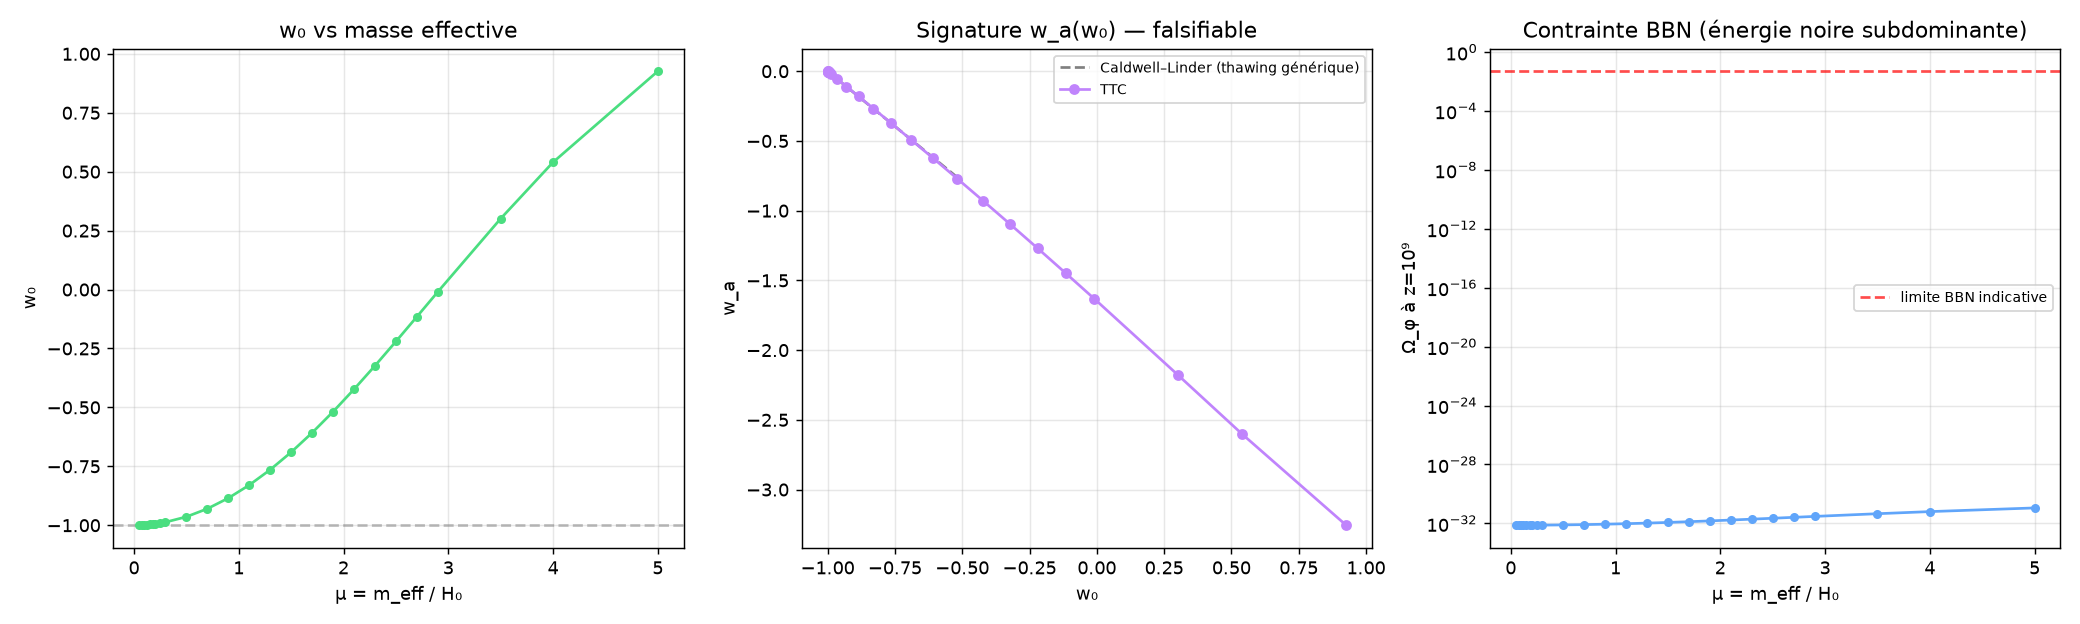

Write Python code to recreate this figure.
#!/usr/bin/env python3
# -*- coding: utf-8 -*-
"""
TTC ÉNERGIE NOIRE — Étape 3 : Classification des régimes + signature falsifiable
=================================================================================
1. Scan de μ = m_eff/H₀ → w₀, w_a (paramétrisation CPL : w(a) = w₀ + w_a(1−a))
2. Comparaison à la relation de « thawing » (Caldwell–Linder 2005) :
       w_a ≈ −1.58 (1 + w₀)
3. Contrainte BBN : Ω_φ à z ~ 10⁹ doit rester ≪ 0.1
4. Carte des régimes dans le plan (μ, Ṽ_min)

La relation w_a(w₀) est la signature FALSIFIABLE : si les données DESI/Euclid
tombent hors de la courbe TTC, le modèle est mort.

Auteur : DeepSeek V4 Pro (Co-auteur scientifique TTC)
Date   : 21 septembre 2026 — Série énergie noire, Étape 3/8
"""

import numpy as np
from scipy.optimize import curve_fit
from pathlib import Path
import json

from ttc_dark_energy_solver import (
    solve_dark_energy, compute_wz, calibrate_phi_initial,
    hubble_sq, effective_potential, OMEGA_DE_TARGET
)

BASE = Path(r'e:\DILEVE\DILEVE\BUSINESS\PROJECTS\RECHERCHES\TOOILE_COSMOLOGIQUE\DEEPSEEK')

def fit_cpl(z, w):
    """
    Fit w(z) sur z ∈ [0,1] avec la paramétrisation CPL :
        w(a) = w₀ + w_a (1 − a),   a = 1/(1+z)
    Retourne (w₀, w_a, R²).
    """
    a = 1.0 / (1.0 + z)
    # w = w0 + wa*(1-a)  →  w = w0 + wa - wa*a  →  linéaire en a
    # w = b0 + b1 * a  avec b0 = w0 + wa, b1 = -wa
    mask = np.isfinite(w) & (z >= 0) & (z <= 1.0)
    aa = a[mask]
    ww = w[mask]
    if len(aa) < 5:
        return np.nan, np.nan, np.nan
    # moindres carrés simples
    A = np.vstack([np.ones_like(aa), aa]).T
    coeff, *_ = np.linalg.lstsq(A, ww, rcond=None)
    b0, b1 = coeff
    w0 = b0 + b1
    wa = -b1
    # R²
    w_fit = w0 + wa * (1 - aa)
    ss_res = np.sum((ww - w_fit)**2)
    ss_tot = np.sum((ww - ww.mean())**2)
    r2 = 1 - ss_res/ss_tot if ss_tot > 0 else np.nan
    return w0, wa, r2

def omega_phi_at_bbn(mu, Vmin, phi_i, z_bbn=1e9):
    """Ω_φ à l'époque de la nucléosynthèse (z ~ 10⁹)."""
    N_bbn = -np.log(1 + z_bbn)   # ~ -20.7
    sol = solve_dark_energy(mu, Vmin, phi_i, N_start=-30.0, N_end=N_bbn, n_eval=500)
    # interpoler à N_bbn
    z_sol, w_sol, h_sol, Om_sol = compute_wz(sol, mu, Vmin)
    N_sol = sol.t
    Om_bbn = np.interp(N_bbn, N_sol, Om_sol)
    return Om_bbn

# ── Scan de μ (cas Ṽ_min = 0 : champ pur, pas de constante cosmologique) ──
print('=' * 66)
print('TTC ÉNERGIE NOIRE — Étape 3 : scan des régimes et signature w_a(w₀)')
print('=' * 66)
print()

mu_values = np.concatenate([
    np.array([0.05, 0.08, 0.1, 0.12, 0.15, 0.18, 0.2, 0.25]),
    np.arange(0.3, 3.01, 0.2),
    np.array([3.5, 4.0, 5.0])
])

results = []
for mu in mu_values:
    try:
        phi_i, resid = calibrate_phi_initial(mu, 0.0)
        if phi_i is None:
            continue
        sol = solve_dark_energy(mu, 0.0, phi_i)
        z, w, h, Om = compute_wz(sol, mu, 0.0)
        w0, wa, r2 = fit_cpl(z, w)
        Om_bbn = omega_phi_at_bbn(mu, 0.0, phi_i)
        if np.isfinite(w0) and np.isfinite(wa):
            results.append({
                'mu': float(mu), 'w0': float(w0), 'wa': float(wa),
                'r2': float(r2), 'Omega_phi_bbn': float(Om_bbn),
                'phi_initial': float(phi_i)
            })
            print(f"  μ={mu:5.2f}  w₀={w0:+.4f}  w_a={wa:+.4f}  R²={r2:.4f}  Ω_φ(BBN)={Om_bbn:.2e}")
    except Exception as e:
        print(f"  μ={mu:5.2f}  échec : {e}")

print()

# ── Analyse ──
mu_arr = np.array([r['mu'] for r in results])
w0_arr = np.array([r['w0'] for r in results])
wa_arr = np.array([r['wa'] for r in results])
bbn_arr = np.array([r['Omega_phi_bbn'] for r in results])

# Relation Caldwell-Linder pour thawing : w_a ≈ −1.58 (1 + w₀)
cl_w0 = np.linspace(-1.0, -0.5, 50)
cl_wa = -1.58 * (1.0 + cl_w0)

# Contrainte BBN : Ω_φ(BBN) < 0.05 (à titre indicatif)
bbn_ok = bbn_arr < 0.05

# ── Figures ──
import matplotlib
matplotlib.use('Agg')
import matplotlib.pyplot as plt

fig, axes = plt.subplots(1, 3, figsize=(16, 4.8))

# Panneau 1 : w₀ en fonction de μ
ax = axes[0]
ax.axhline(-1.0, color='gray', ls='--', alpha=0.5)
ax.plot(mu_arr, w0_arr, 'o-', color='#4ade80', markersize=4)
ax.set_xlabel('μ = m_eff / H₀'); ax.set_ylabel('w₀')
ax.set_title('w₀ vs masse effective')
ax.grid(alpha=0.3)

# Panneau 2 : la signature falsifiable w_a vs w₀
ax = axes[1]
ax.plot(cl_w0, cl_wa, '--', color='gray', label='Caldwell–Linder (thawing générique)')
ax.plot(w0_arr, wa_arr, 'o-', color='#c084fc', markersize=5, label='TTC')
# ombrer la zone BBN ok
ax.set_xlabel('w₀'); ax.set_ylabel('w_a')
ax.set_title('Signature w_a(w₀) — falsifiable')
ax.legend(fontsize=8); ax.grid(alpha=0.3)

# Panneau 3 : Ω_φ(BBN) — contrainte de nucléosynthèse
ax = axes[2]
ax.axhline(0.05, color='red', ls='--', alpha=0.7, label='limite BBN indicative')
ax.plot(mu_arr, bbn_arr, 'o-', color='#60a5fa', markersize=4)
ax.set_yscale('log')
ax.set_xlabel('μ = m_eff / H₀'); ax.set_ylabel('Ω_φ à z=10⁹')
ax.set_title('Contrainte BBN (énergie noire subdominante)')
ax.legend(fontsize=8); ax.grid(alpha=0.3, which='both')

plt.tight_layout()
out_png = BASE / 'ttc_dark_energy_step3.png'
plt.savefig(out_png, dpi=130)
plt.close()

# ── Résumé quantitatif ──
print('-' * 66)
print('Résumé')
print('-' * 66)
# Écart à Caldwell-Linder
cl_pred = -1.58 * (1.0 + w0_arr)
deviation = wa_arr - cl_pred
print(f"  Écart moyen à Caldwell–Linder : {np.mean(deviation):+.3f}")
print(f"  Plage de w₀ couverte         : {w0_arr.min():+.3f} → {w0_arr.max():+.3f}")
print(f"  Plage de w_a couverte        : {wa_arr.min():+.3f} → {wa_arr.max():+.3f}")
print(f"  Ω_φ(BBN) max                 : {bbn_arr.max():.2e}")
print(f"  μ pour w₀ ≈ −0.95            : {mu_arr[np.argmin(abs(w0_arr + 0.95))]:.2f}")
print()

# Frontière gelé/thawing : μ où w₀ s'écarte de −1 de plus de 1%
threshold = 0.01
thaw_idx = np.argmax(abs(w0_arr + 1.0) > threshold)
print(f"  Frontière gelé→thawing : μ ≈ {mu_arr[thaw_idx]:.2f} (w₀ = {w0_arr[thaw_idx]:+.4f})")
print()
print(f"  📁 Figure sauvegardée : {out_png.name}")

# Sauvegarde
out_json = BASE / 'ttc_dark_energy_step3_results.json'
with open(out_json, 'w') as f:
    json.dump({'results': results,
               'caldwell_linder': {'slope': -1.58},
               'bbn_limit': 0.05}, f, indent=2)
print(f"  📁 Résultats sauvegardés : {out_json.name}")
